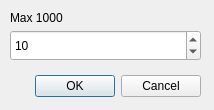
<?xml version="1.0" encoding="UTF-8"?>
<ui version="4.0">
 <class>Dialog</class>
 <widget class="QDialog" name="Dialog">
  <property name="geometry">
   <rect>
    <x>0</x>
    <y>0</y>
    <width>214</width>
    <height>110</height>
   </rect>
  </property>
  <property name="windowTitle">
   <string>Dialog</string>
  </property>
  <widget class="QDialogButtonBox" name="buttonBox">
   <property name="geometry">
    <rect>
     <x>10</x>
     <y>70</y>
     <width>191</width>
     <height>32</height>
    </rect>
   </property>
   <property name="orientation">
    <enum>Qt::Horizontal</enum>
   </property>
   <property name="standardButtons">
    <set>QDialogButtonBox::Cancel|QDialogButtonBox::Ok</set>
   </property>
  </widget>
  <widget class="QSpinBox" name="inputSpin">
   <property name="geometry">
    <rect>
     <x>10</x>
     <y>30</y>
     <width>191</width>
     <height>31</height>
    </rect>
   </property>
   <property name="minimum">
    <number>1</number>
   </property>
   <property name="maximum">
    <number>1000</number>
   </property>
   <property name="value">
    <number>10</number>
   </property>
  </widget>
  <widget class="QLabel" name="label">
   <property name="geometry">
    <rect>
     <x>10</x>
     <y>10</y>
     <width>55</width>
     <height>16</height>
    </rect>
   </property>
   <property name="text">
    <string>Max 1000</string>
   </property>
  </widget>
 </widget>
 <resources/>
 <connections>
  <connection>
   <sender>buttonBox</sender>
   <signal>accepted()</signal>
   <receiver>Dialog</receiver>
   <slot>accept()</slot>
   <hints>
    <hint type="sourcelabel">
     <x>248</x>
     <y>254</y>
    </hint>
    <hint type="destinationlabel">
     <x>157</x>
     <y>274</y>
    </hint>
   </hints>
  </connection>
  <connection>
   <sender>buttonBox</sender>
   <signal>rejected()</signal>
   <receiver>Dialog</receiver>
   <slot>reject()</slot>
   <hints>
    <hint type="sourcelabel">
     <x>316</x>
     <y>260</y>
    </hint>
    <hint type="destinationlabel">
     <x>286</x>
     <y>274</y>
    </hint>
   </hints>
  </connection>
 </connections>
</ui>
